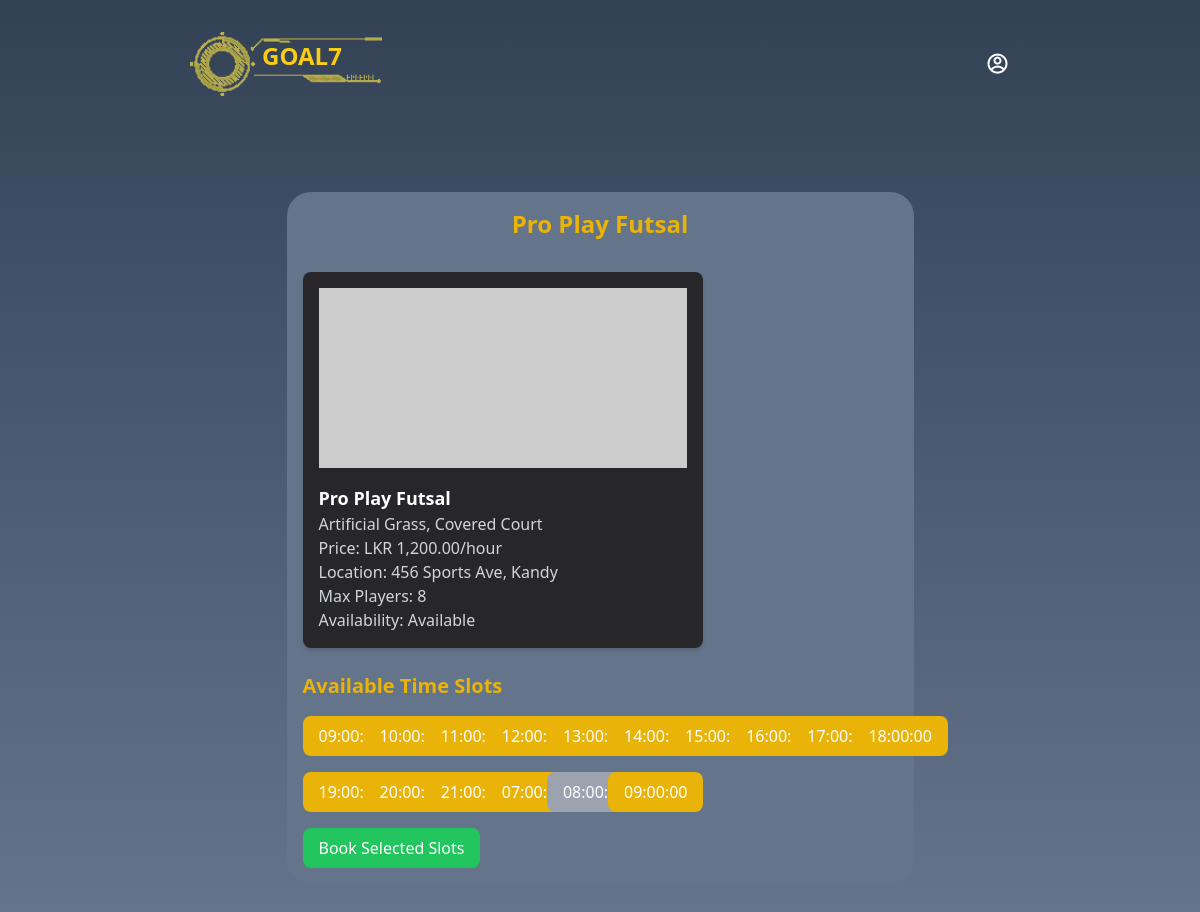
Page /view_futsal_court.php?id=2 on the committed database.
### tables this page shows
CREATE TABLE `futsal_courts` (
  `id` int(11) NOT NULL,
  `name` varchar(255) NOT NULL,
  `location` text NOT NULL,
  `image` text DEFAULT NULL,
  `features` text DEFAULT NULL,
  `price_per_hour` float NOT NULL,
  `max_players` int(11) NOT NULL,
  `availability_status` tinyint(1) DEFAULT 1,
  `owner_id` int(11) DEFAULT NULL,
  `area_id` int(11) NOT NULL,
  `start_hour` time NOT NULL,
  `end_hour` time NOT NULL,
  `created_at` timestamp NOT NULL DEFAULT current_timestamp(),
  `start_date` date DEFAULT NULL,
  `end_date` date DEFAULT NULL
);

CREATE TABLE `futsal_court_slots` (
  `id` int(11) NOT NULL,
  `futsal_court_id` int(11) DEFAULT NULL,
  `slot_hour` time NOT NULL,
  `is_booked` tinyint(1) DEFAULT 0,
  `booked_by` varchar(50) DEFAULT NULL,
  `created_at` timestamp NOT NULL DEFAULT current_timestamp(),
  `payment_id` varchar(255) DEFAULT NULL,
  `slot_date` date DEFAULT NULL
);

### view_futsal_court.php (the view, shortened to what this page needs)
<?php
include('./includes/header.php');
include('./includes/nav.php');
include('./fun/db.php');
if (isset($_GET['id'])) {
    $futsalId = $_GET['id'];
    $futsalQuery = "SELECT * FROM futsal_courts WHERE id = ?";
    $stmt = $conn->prepare($futsalQuery);
    $stmt->bind_param("i", $futsalId);
    $stmt->execute();
    $futsalResult = $stmt->get_result();
    $futsal = $futsalResult->fetch_assoc();
    $slotQuery = "SELECT * FROM futsal_court_slots WHERE futsal_court_id = ?";
    $stmt = $conn->prepare($slotQuery);
    $stmt->bind_param("i", $futsalId);
    $stmt->execute();
    $slotsResult = $stmt->get_result();
}
?>
<main class="w-full h-auto flex justify-center p-4">
    <section class="bg-slate-500 rounded-3xl md:w-3/4 w-full h-full p-4">
        <h2 class="text-2xl font-bold text-yellow-500 mb-8 text-center"><?= htmlspecialchars($futsal['name']); ?></h2>
        <div class="bg-zinc-800 rounded-lg overflow-hidden shadow-md p-4 md:w-[400px]">
            <img src="<?= $futsal['image']; ?>" alt="Futsal Court" class="w-full h-[180px] object-cover">
            <h3 class="font-bold text-lg mt-4"><?= htmlspecialchars($futsal['name']); ?></h3>
            <p class="text-gray-300"><?= htmlspecialchars($futsal['features']); ?></p>
            <p class="text-gray-300">Price: LKR <?= number_format($futsal['price_per_hour'], 2); ?>/hour</p>
            <p class="text-gray-300">Location: <?= htmlspecialchars($futsal['location']); ?></p>
            <p class="text-gray-300">Max Players: <?= htmlspecialchars($futsal['max_players']); ?></p>
            <p class="text-gray-300">Availability: <?= $futsal['availability_status'] ? 'Available' : 'Not Available'; ?></p>
        </div>
        <h3 class="text-xl font-bold text-yellow-500 mt-6">Available Time Slots</h3>
        <div id="slots" class="grid md:grid-cols-10 grid-cols-3 gap-4 mt-4">
            <?php while ($slot = $slotsResult->fetch_assoc()) { ?>
                <div class="flex items-center space-x-2">
                    <?php if ($slot['is_booked'] == 1) { ?>
                        <button class="bg-gray-400 text-white py-2 px-4 rounded-lg cursor-not-allowed" disabled>
                            <?= htmlspecialchars($slot['slot_hour']); ?>
                        </button>
                    <?php } else { ?>
                        <button class="bg-yellow-500 text-white py-2 px-4 rounded-lg hover:bg-yellow-600" data-slot-id="<?= $slot['id']; ?>" data-futsal-id="<?= $futsal['id']; ?>" data-slot-hour="<?= htmlspecialchars($slot['slot_hour']); ?>" onclick="selectSlot(this)">
                            <?= htmlspecialchars($slot['slot_hour']); ?>
                        </button>
                    <?php } ?>
                </div>
            <?php } ?>
        </div>
        <div class="mt-4">
            <button id="book-btn" class="bg-green-500 text-white py-2 px-4 rounded-lg hover:bg-yellow-600" onclick="showConfirmationModal()">
                Book Selected Slots
            </button>
        </div>
    </section>
</main>

### rows in the picture
futsal_courts: name "Pro Play Futsal", features "Artificial Grass, Covered Court", price_per_hour "1,200.00", location "456 Sports Ave, Kandy", max_players "8"
futsal_court_slots: slot_hour "09:00:00"
futsal_court_slots: slot_hour "10:00:00"
futsal_court_slots: slot_hour "11:00:00"
futsal_court_slots: slot_hour "12:00:00"
futsal_court_slots: slot_hour "13:00:00"
futsal_court_slots: slot_hour "14:00:00"
futsal_court_slots: slot_hour "15:00:00"
futsal_court_slots: slot_hour "16:00:00"
futsal_court_slots: slot_hour "17:00:00"
futsal_court_slots: slot_hour "18:00:00"
futsal_court_slots: slot_hour "19:00:00"
futsal_court_slots: slot_hour "20:00:00"
futsal_court_slots: slot_hour "21:00:00"
futsal_court_slots: slot_hour "07:00:00"
futsal_court_slots: slot_hour "08:00:00"
futsal_court_slots: slot_hour "09:00:00"
